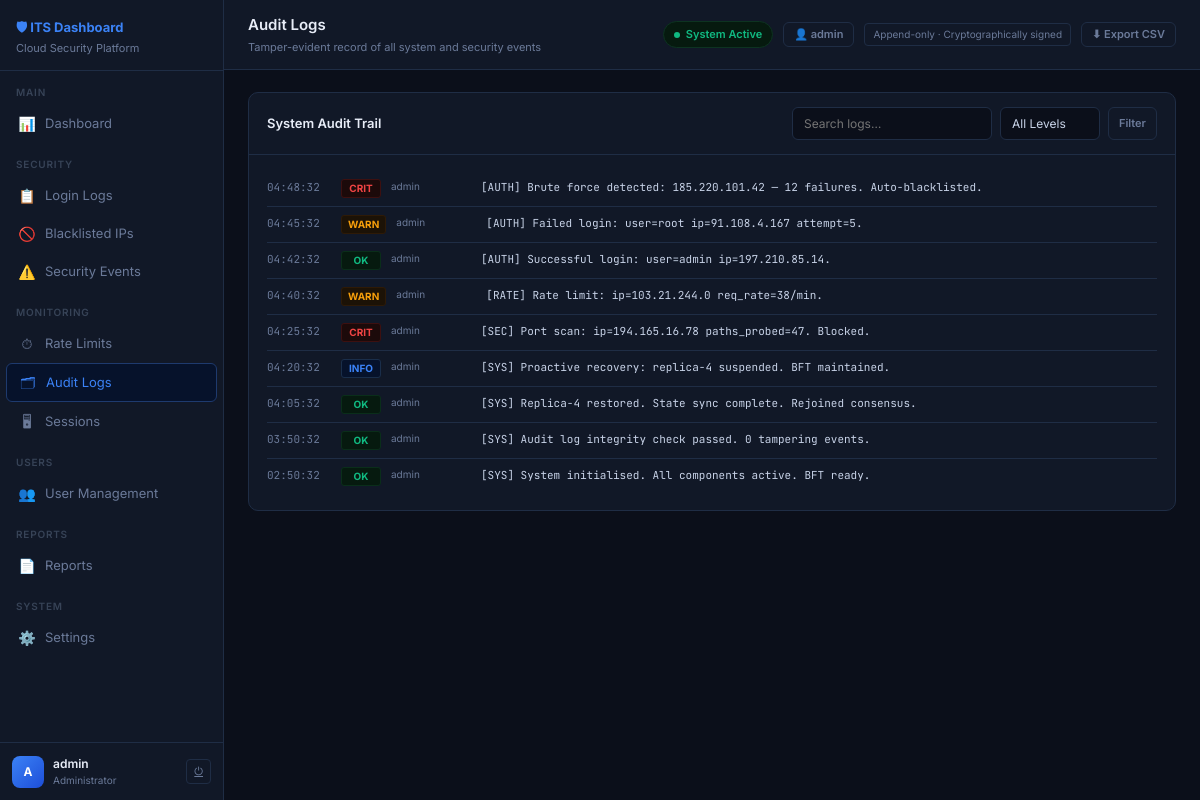
The app's page /audit/ (signed in) with its own data.
### dashboard/models.py (models this page shows, shortened)
class UserProfile(models.Model):
    ROLE_CHOICES = [
        ('ADMIN',    'Administrator'),
        ('ANALYST',  'Security Analyst'),
        ('VIEWER',   'Viewer'),
    ]
    STATUS_CHOICES = [
        ('PENDING',   'Pending Approval'),
        ('ACTIVE',    'Active'),
        ('SUSPENDED', 'Suspended'),
        ('REJECTED',  'Rejected'),
    ]
    user          = models.OneToOneField(User, on_delete=models.CASCADE, related_name='profile')
    role          = models.CharField(max_length=10, choices=ROLE_CHOICES, default='VIEWER')
    status        = models.CharField(max_length=10, choices=STATUS_CHOICES, default='PENDING')
    phone         = models.CharField(max_length=20, blank=True)
    department    = models.CharField(max_length=100, blank=True)
    bio           = models.TextField(blank=True)
    avatar_initials = models.CharField(max_length=2, blank=True)
    registered_at = models.DateTimeField(default=timezone.now)
    approved_at   = models.DateTimeField(null=True, blank=True)
    approved_by   = models.ForeignKey(User, null=True, blank=True, on_delete=models.SET_NULL, related_name='approvals')
    last_seen     = models.DateTimeField(null=True, blank=True)
    known_ips     = models.TextField(blank=True, help_text="Comma-separated list of known IPs")
    class Meta:
        ordering = ['-registered_at']

class AuditLog(models.Model):
    LEVEL_CHOICES = [('CRIT','Critical'),('WARN','Warning'),('INFO','Info'),('OK','OK')]
    level       = models.CharField(max_length=4, choices=LEVEL_CHOICES)
    module      = models.CharField(max_length=10)
    message     = models.TextField()
    timestamp   = models.DateTimeField(default=timezone.now)
    performed_by = models.ForeignKey(User, null=True, blank=True, on_delete=models.SET_NULL)
    class Meta:
        ordering = ['-timestamp']

### dashboard/views.py (the view)
# urls.py: path('audit/',               views.audit_logs,        name='audit_logs'),
@login_required
@analyst_required
def audit_logs(request):
    q     = request.GET.get('q','')
    level = request.GET.get('level','')
    logs  = AuditLog.objects.select_related('performed_by').all()
    if q:
        logs = logs.filter(message__icontains=q)
    if level:
        logs = logs.filter(level=level)
    return render(request, 'dashboard/audit.html', {
        'page':'audit','logs':logs[:300],'q':q,'level':level,
    })

### dashboard/models.py (called while the page is built)
    @classmethod
    def get(cls, key, default=''):
        try:
            return cls.objects.get(key=key).value
        except cls.DoesNotExist:
            return default

### dashboard/views.py (called while the page is built)
def ensure_profile(user):
    profile, created = UserProfile.objects.get_or_create(user=user)
    if created:
        profile.role   = 'ADMIN' if user.is_superuser else 'VIEWER'
        profile.status = 'ACTIVE'
        profile.save()
    return profile

def analyst_required(view_func):
    @wraps(view_func)
    def wrapper(request, *args, **kwargs):
        if not request.user.is_authenticated:
            return redirect('login')
        profile = ensure_profile(request.user)
        if profile.role not in ('ADMIN','ANALYST') and not request.user.is_superuser:
            return render(request, 'dashboard/403.html', status=403)
        return view_func(request, *args, **kwargs)
    return wrapper

### dashboard/templates/dashboard/audit.html (shortened to what this page needs)
{% extends 'dashboard/base.html' %}
{% block topbar_title %}Audit Logs{% endblock %}
{% block topbar_sub %}Tamper-evident record of all system and security events{% endblock %}
{% block topbar_actions %}
  <span style="font-size:10px;color:var(--text-dim);border:1px solid var(--border);padding:3px 8px;border-radius:4px;">Append-only · Cryptographically signed</span>
  <a href="{% url 'export_csv' 'audit' %}" class="btn btn-ghost btn-sm">⬇ Export CSV</a>
{% endblock %}
{% block content %}
<div class="card">
  <div class="card-header">
    <span class="card-title">System Audit Trail</span>
    <form method="get" style="display:flex;gap:8px;">
      <input class="input" name="q" value="{{ q }}" placeholder="Search logs…" style="width:200px;">
      <select class="input" name="level" style="width:100px;" onchange="this.form.submit()">
        <option value="" {% if not level %}selected{% endif %}>All Levels</option>
      </select>
      <button class="btn btn-ghost btn-sm" type="submit">Filter</button>
    </form>
  </div>
  <div class="card-body" style="max-height:620px;overflow-y:auto;">
    {% for log in logs %}
    <div class="log-line">
      <div class="log-time">{{ log.timestamp|date:"H:i:s" }}</div>
      <div class="log-level {% if log.level == 'CRIT' %}ll-crit{% elif log.level == 'WARN' %}ll-warn{% elif log.level == 'OK' %}ll-ok{% else %}ll-info{% endif %}">{{ log.level }}</div>
      <div class="log-by">{{ log.performed_by.username|default:"system" }}</div>
      <div class="log-msg">{{ log.message }}</div>
    </div>
    {% empty %}
    <div style="text-align:center;color:var(--text-dim);padding:32px;">No audit log entries found.</div>
    {% endfor %}
  </div>
</div>
{% endblock %}

### dashboard/templates/dashboard/base.html (shortened to what this page needs)
<!DOCTYPE html>
<html lang="en">
<head>
</head>
<body>
<div id="app">
  <nav id="sidebar">
    <div class="sb-brand">
      <div class="sb-brand-name">🛡 ITS Dashboard</div>
      <div class="sb-brand-sub">Cloud Security Platform</div>
    </div>
    <div style="overflow-y:auto;flex:1;">
      <div class="nav-sec">Main</div>
      <a class="nav-item {% if page == 'dashboard' %}active{% endif %}" href="{% url 'dashboard' %}"><span class="nav-icon">📊</span><span>Dashboard</span></a>
      <div class="nav-sec">Security</div>
      <a class="nav-item {% if page == 'login_logs' %}active{% endif %}" href="{% url 'login_logs' %}"><span class="nav-icon">📋</span><span>Login Logs</span></a>
      <a class="nav-item {% if page == 'blacklist' %}active{% endif %}" href="{% url 'blacklist' %}"><span class="nav-icon">🚫</span><span>Blacklisted IPs</span></a>
      <a class="nav-item {% if page == 'events' %}active{% endif %}" href="{% url 'events' %}"><span class="nav-icon">⚠️</span><span>Security Events</span></a>
      <div class="nav-sec">Monitoring</div>
      <a class="nav-item {% if page == 'rate_limits' %}active{% endif %}" href="{% url 'rate_limits' %}"><span class="nav-icon">⏱</span><span>Rate Limits</span></a>
      <a class="nav-item {% if page == 'audit' %}active{% endif %}" href="{% url 'audit_logs' %}"><span class="nav-icon">🗂</span><span>Audit Logs</span></a>
      <a class="nav-item {% if page == 'sessions' %}active{% endif %}" href="{% url 'sessions' %}"><span class="nav-icon">🖥</span><span>Sessions</span></a>
      <div class="nav-sec">Users</div>
      <a class="nav-item {% if page == 'users' %}active{% endif %}" href="{% url 'user_list' %}">
        <span class="nav-icon">👥</span><span>User Management</span>
      </a>
      <div class="nav-sec">Reports</div>
      <a class="nav-item {% if page == 'reports' %}active{% endif %}" href="{% url 'reports' %}"><span class="nav-icon">📄</span><span>Reports</span></a>
      <div class="nav-sec">System</div>
      <a class="nav-item {% if page == 'settings' %}active{% endif %}" href="{% url 'settings' %}"><span class="nav-icon">⚙️</span><span>Settings</span></a>
    </div>
    <div class="sb-footer">
      <div class="admin-row">
        <div class="admin-av">{{ request.user.username|first|upper }}</div>
        <div style="min-width:0;">
          <div class="admin-name">{{ request.user.get_full_name|default:request.user.username }}</div>
          <div class="admin-role">{{ request.user.profile.get_role_display|default:"Admin" }}</div>
        </div>
        <a href="{% url 'logout' %}" class="logout-btn" title="Sign out">⏻</a>
      </div>
    </div>
  </nav>
  <div id="main">
    <div class="topbar">
      <div>
        <div class="topbar-title">{% block topbar_title %}Dashboard{% endblock %}</div>
        <div class="topbar-sub">{% block topbar_sub %}{% endblock %}</div>
      </div>
      <div class="topbar-right">
        <div class="status-pill"><div class="status-dot"></div>System Active</div>
        <a href="{% url 'profile' %}" class="btn btn-ghost btn-sm" title="My Profile">👤 {{ request.user.username }}</a>
        {% block topbar_actions %}{% endblock %}
      </div>
    </div>
    <div class="content" id="main-content">
      {% block content %}{% endblock %}
    </div>
  </div>
</div>
</body>
</html>

### records on screen
AuditLog: timestamp "04:48:32", level "CRIT", performed_by.username "admin", message "[AUTH] Brute force detected: 185.220.101.42 — 12 failures. Auto-blacklisted."
AuditLog: timestamp "04:45:32", level "WARN", performed_by.username "admin", message "[AUTH] Failed login: user=root ip=91.108.4.167 attempt=5."
AuditLog: timestamp "04:42:32", level "OK", performed_by.username "admin", message "[AUTH] Successful login: user=admin ip=197.210.85.14."
AuditLog: timestamp "04:40:32", level "WARN", performed_by.username "admin", message "[RATE] Rate limit: ip=103.21.244.0 req_rate=38/min."
AuditLog: timestamp "04:25:32", level "CRIT", performed_by.username "admin", message "[SEC] Port scan: ip=194.165.16.78 paths_probed=47. Blocked."
AuditLog: timestamp "04:20:32", level "INFO", performed_by.username "admin", message "[SYS] Proactive recovery: replica-4 suspended. BFT maintained."
AuditLog: timestamp "04:05:32", level "OK", performed_by.username "admin", message "[SYS] Replica-4 restored. State sync complete. Rejoined consensus."
AuditLog: timestamp "03:50:32", level "OK", performed_by.username "admin", message "[SYS] Audit log integrity check passed. 0 tampering events."
AuditLog: timestamp "02:50:32", level "OK", performed_by.username "admin", message "[SYS] System initialised. All components active. BFT ready."

### other values on screen
{{ request.user.username|first|upper }} "A"
{{ request.user.get_full_name|default:request.user.username }} "admin"
{{ request.user.profile.get_role_display|default:"Admin" }} "Administrator"
{{ request.user.username }} "admin"
